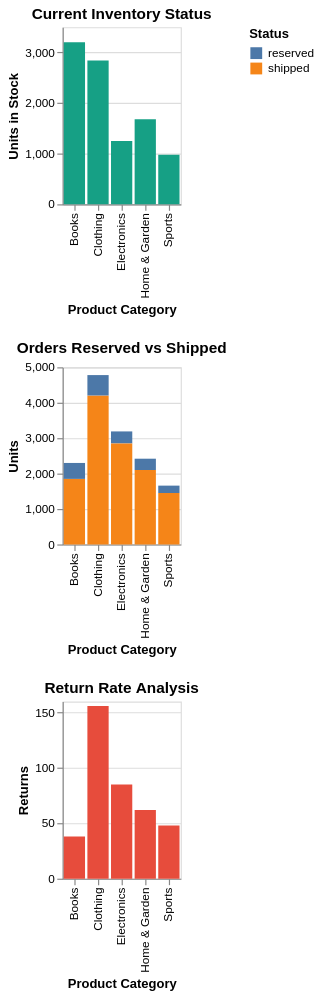

Vega-Lite specification stored for this chart:
### Vega-Lite specification from a JSON file in a GitHub repository (floating-point values rounded to 4 significant figures)
{"$schema": "https://vega.github.io/schema/vega-lite/v6.json", "description": "Product inventory and fulfillment metrics", "data": {"values": [{"category": "Electronics", "inStock": 1250, "reserved": 340, "shipped": 2850, "returned": 85}, {"category": "Clothing", "inStock": 2840, "reserved": 580, "shipped": 4200, "returned": 156}, {"category": "Home & Garden", "inStock": 1680, "reserved": 320, "shipped": 2100, "returned": 62}, {"category": "Sports", "inStock": 980, "reserved": 210, "shipped": 1450, "returned": 48}, {"category": "Books", "inStock": 3200, "reserved": 450, "shipped": 1850, "returned": 38}]}, "vconcat": [{"title": "Current Inventory Status", "mark": "bar", "encoding": {"x": {"field": "category", "type": "nominal", "axis": {"title": "Product Category"}}, "y": {"field": "inStock", "type": "quantitative", "axis": {"title": "Units in Stock", "format": ",.0f"}}, "color": {"value": "#16a085"}}, "height": 150}, {"title": "Orders Reserved vs Shipped", "mark": "bar", "encoding": {"x": {"field": "category", "type": "nominal", "axis": {"title": "Product Category"}}, "y": {"field": "value", "type": "quantitative", "axis": {"title": "Units", "format": ",.0f"}}, "color": {"field": "status", "type": "nominal", "legend": {"title": "Status"}}}, "transform": [{"fold": ["reserved", "shipped"], "as": ["status", "value"]}], "height": 150}, {"title": "Return Rate Analysis", "mark": {"type": "bar", "color": "#e74c3c"}, "encoding": {"x": {"field": "category", "type": "nominal", "axis": {"title": "Product Category"}}, "y": {"field": "returned", "type": "quantitative", "axis": {"title": "Returns", "format": ",.0f"}}}, "height": 150}]}
